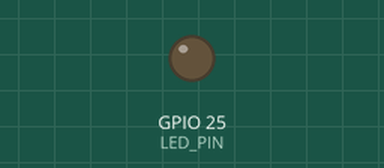
This sketch was run on a simulated ESP32. Parts: output pins drawn as LEDs (lit = HIGH). What the sketch prints to the serial monitor is not drawn. At 3.5 s the program puts the board to deep sleep or switches it off; the recording ends there.

Above: at 0.1 s.
At 0.6 s:
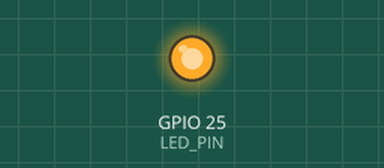
Timing chart, 0 to 2.1 s (numbered marks = the images above):
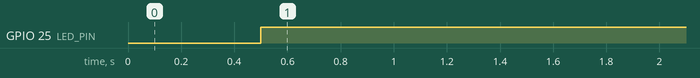

The sketch:

esp32.HT.radar.deep.sleep.190115.ino
```cpp
#define uS_TO_S_FACTOR 1000000  /* Conversion factor for micro seconds to seconds */
#define TIME_TO_SLEEP  3        /* Time ESP32 will go to sleep (in seconds) */

RTC_DATA_ATTR int bootCount = 0;

int LED_PIN = 25;

void setup()
{
Serial.begin(9600);
Serial.println("in setup");

  pinMode(LED_PIN,OUTPUT);
  pinMode(33,INPUT);
  delay(500);
  if(bootCount == 0) //Run this only the first time
  {
      digitalWrite(LED_PIN,HIGH);
      bootCount = bootCount+1;
  }
  else
  {
      digitalWrite(LED_PIN,LOW);
  }
  delay(3000);
  //esp_sleep_enable_timer_wakeup(TIME_TO_SLEEP * uS_TO_S_FACTOR);
  //External interrupt when gpio33 goes high
esp_sleep_enable_ext0_wakeup(GPIO_NUM_33,0);
Serial.println("to sleep waiting on 1 at pin 33");
esp_deep_sleep_start();

}

void loop(){

}
```

Measured:
- by itself, GPIO 25 (LED_PIN): LOW → HIGH at 0.50 s
